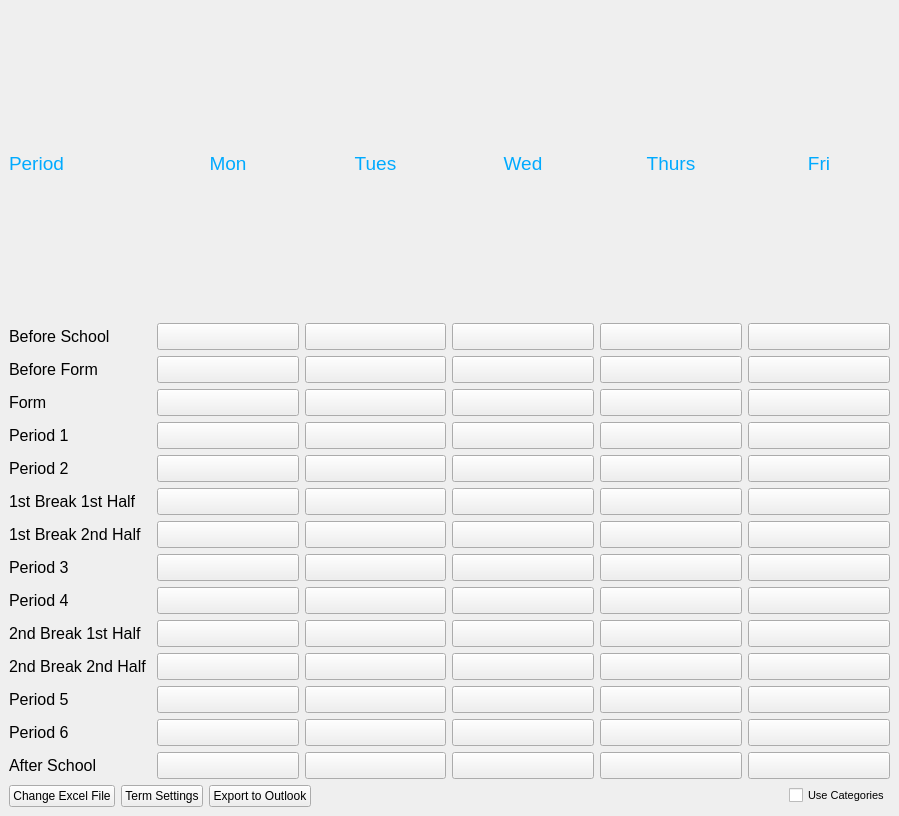
<?xml version="1.0" encoding="UTF-8"?>
<ui version="4.0">
 <class>MainWindow</class>
 <widget class="QMainWindow" name="MainWindow">
  <property name="geometry">
   <rect>
    <x>0</x>
    <y>0</y>
    <width>899</width>
    <height>816</height>
   </rect>
  </property>
  <property name="windowTitle">
   <string>Time Tabler to Outlook</string>
  </property>
  <widget class="QWidget" name="centralwidget">
   <layout class="QGridLayout" name="gridLayout">
    <item row="0" column="0">
     <layout class="QVBoxLayout" name="verticalLayout">
      <item>
       <layout class="QHBoxLayout" name="horizontalLayout">
        <item>
         <widget class="QLabel" name="period_lb">
          <property name="font">
           <font>
            <family>MS Shell Dlg 2</family>
            <pointsize>14</pointsize>
            <weight>9</weight>
            <italic>false</italic>
            <bold>false</bold>
           </font>
          </property>
          <property name="styleSheet">
           <string notr="true">font: 75 14pt &quot;MS Shell Dlg 2&quot;;
color: rgb(0, 170, 255);</string>
          </property>
          <property name="text">
           <string>Period</string>
          </property>
         </widget>
        </item>
        <item>
         <widget class="QLabel" name="mon_lb">
          <property name="font">
           <font>
            <family>MS Shell Dlg 2</family>
            <pointsize>14</pointsize>
            <weight>9</weight>
            <italic>false</italic>
            <bold>false</bold>
           </font>
          </property>
          <property name="styleSheet">
           <string notr="true">font: 75 14pt &quot;MS Shell Dlg 2&quot;;
color: rgb(0, 170, 255);</string>
          </property>
          <property name="text">
           <string>Mon</string>
          </property>
          <property name="alignment">
           <set>Qt::AlignCenter</set>
          </property>
         </widget>
        </item>
        <item>
         <widget class="QLabel" name="tues_lb">
          <property name="font">
           <font>
            <family>MS Shell Dlg 2</family>
            <pointsize>14</pointsize>
            <weight>9</weight>
            <italic>false</italic>
            <bold>false</bold>
           </font>
          </property>
          <property name="styleSheet">
           <string notr="true">font: 75 14pt &quot;MS Shell Dlg 2&quot;;
color: rgb(0, 170, 255);</string>
          </property>
          <property name="text">
           <string>Tues</string>
          </property>
          <property name="alignment">
           <set>Qt::AlignCenter</set>
          </property>
         </widget>
        </item>
        <item>
         <widget class="QLabel" name="wed_lb">
          <property name="font">
           <font>
            <family>MS Shell Dlg 2</family>
            <pointsize>14</pointsize>
            <weight>9</weight>
            <italic>false</italic>
            <bold>false</bold>
           </font>
          </property>
          <property name="styleSheet">
           <string notr="true">font: 75 14pt &quot;MS Shell Dlg 2&quot;;
color: rgb(0, 170, 255);</string>
          </property>
          <property name="text">
           <string>Wed</string>
          </property>
          <property name="alignment">
           <set>Qt::AlignCenter</set>
          </property>
         </widget>
        </item>
        <item>
         <widget class="QLabel" name="thurs_lb">
          <property name="font">
           <font>
            <family>MS Shell Dlg 2</family>
            <pointsize>14</pointsize>
            <weight>9</weight>
            <italic>false</italic>
            <bold>false</bold>
           </font>
          </property>
          <property name="styleSheet">
           <string notr="true">font: 75 14pt &quot;MS Shell Dlg 2&quot;;
color: rgb(0, 170, 255);</string>
          </property>
          <property name="text">
           <string>Thurs</string>
          </property>
          <property name="alignment">
           <set>Qt::AlignCenter</set>
          </property>
         </widget>
        </item>
        <item>
         <widget class="QLabel" name="fri_lb">
          <property name="font">
           <font>
            <family>MS Shell Dlg 2</family>
            <pointsize>14</pointsize>
            <weight>9</weight>
            <italic>false</italic>
            <bold>false</bold>
           </font>
          </property>
          <property name="styleSheet">
           <string notr="true">font: 75 14pt &quot;MS Shell Dlg 2&quot;;
color: rgb(0, 170, 255);</string>
          </property>
          <property name="text">
           <string>Fri</string>
          </property>
          <property name="alignment">
           <set>Qt::AlignCenter</set>
          </property>
         </widget>
        </item>
       </layout>
      </item>
      <item>
       <layout class="QHBoxLayout" name="horizontalLayout_5">
        <item>
         <widget class="QLabel" name="bs_lb">
          <property name="font">
           <font>
            <pointsize>12</pointsize>
           </font>
          </property>
          <property name="text">
           <string>Before School</string>
          </property>
         </widget>
        </item>
        <item>
         <widget class="QPushButton" name="mon_bs_btn">
          <property name="font">
           <font>
            <pointsize>12</pointsize>
           </font>
          </property>
          <property name="text">
           <string/>
          </property>
          <property name="flat">
           <bool>false</bool>
          </property>
         </widget>
        </item>
        <item>
         <widget class="QPushButton" name="tues_bs_btn">
          <property name="font">
           <font>
            <pointsize>12</pointsize>
           </font>
          </property>
          <property name="text">
           <string/>
          </property>
          <property name="flat">
           <bool>false</bool>
          </property>
         </widget>
        </item>
        <item>
         <widget class="QPushButton" name="wed_bs_btn">
          <property name="font">
           <font>
            <pointsize>12</pointsize>
           </font>
          </property>
          <property name="text">
           <string/>
          </property>
          <property name="flat">
           <bool>false</bool>
          </property>
         </widget>
        </item>
        <item>
         <widget class="QPushButton" name="thurs_bs_btn">
          <property name="font">
           <font>
            <pointsize>12</pointsize>
           </font>
          </property>
          <property name="text">
           <string/>
          </property>
          <property name="flat">
           <bool>false</bool>
          </property>
         </widget>
        </item>
        <item>
         <widget class="QPushButton" name="fri_bs_btn">
          <property name="font">
           <font>
            <pointsize>12</pointsize>
           </font>
          </property>
          <property name="text">
           <string/>
          </property>
          <property name="flat">
           <bool>false</bool>
          </property>
         </widget>
        </item>
       </layout>
      </item>
      <item>
       <layout class="QHBoxLayout" name="horizontalLayout_6">
        <item>
         <widget class="QLabel" name="bf_lb">
          <property name="font">
           <font>
            <pointsize>12</pointsize>
           </font>
          </property>
          <property name="text">
           <string>Before Form</string>
          </property>
         </widget>
        </item>
        <item>
         <widget class="QPushButton" name="mon_bf_btn">
          <property name="font">
           <font>
            <pointsize>12</pointsize>
           </font>
          </property>
          <property name="text">
           <string/>
          </property>
          <property name="flat">
           <bool>false</bool>
          </property>
         </widget>
        </item>
        <item>
         <widget class="QPushButton" name="tues_bf_btn">
          <property name="font">
           <font>
            <pointsize>12</pointsize>
           </font>
          </property>
          <property name="text">
           <string/>
          </property>
          <property name="flat">
           <bool>false</bool>
          </property>
         </widget>
        </item>
        <item>
         <widget class="QPushButton" name="wed_bf_btn">
          <property name="font">
           <font>
            <pointsize>12</pointsize>
           </font>
          </property>
          <property name="text">
           <string/>
          </property>
          <property name="flat">
           <bool>false</bool>
          </property>
         </widget>
        </item>
        <item>
         <widget class="QPushButton" name="thurs_bf_btn">
          <property name="font">
           <font>
            <pointsize>12</pointsize>
           </font>
          </property>
          <property name="text">
           <string/>
          </property>
          <property name="flat">
           <bool>false</bool>
          </property>
         </widget>
        </item>
        <item>
         <widget class="QPushButton" name="fri_bf_btn">
          <property name="font">
           <font>
            <pointsize>12</pointsize>
           </font>
          </property>
          <property name="text">
           <string/>
          </property>
          <property name="flat">
           <bool>false</bool>
          </property>
         </widget>
        </item>
       </layout>
      </item>
      <item>
       <layout class="QHBoxLayout" name="horizontalLayout_19">
        <item>
         <widget class="QLabel" name="f_lb">
          <property name="font">
           <font>
            <pointsize>12</pointsize>
           </font>
          </property>
          <property name="text">
           <string>Form</string>
          </property>
         </widget>
        </item>
        <item>
         <widget class="QPushButton" name="mon_f_btn">
          <property name="font">
           <font>
            <pointsize>12</pointsize>
           </font>
          </property>
          <property name="text">
           <string/>
          </property>
          <property name="flat">
           <bool>false</bool>
          </property>
         </widget>
        </item>
        <item>
         <widget class="QPushButton" name="tues_f_btn">
          <property name="font">
           <font>
            <pointsize>12</pointsize>
           </font>
          </property>
          <property name="text">
           <string/>
          </property>
          <property name="flat">
           <bool>false</bool>
          </property>
         </widget>
        </item>
        <item>
         <widget class="QPushButton" name="wed_f_btn">
          <property name="font">
           <font>
            <pointsize>12</pointsize>
           </font>
          </property>
          <property name="text">
           <string/>
          </property>
          <property name="flat">
           <bool>false</bool>
          </property>
         </widget>
        </item>
        <item>
         <widget class="QPushButton" name="thurs_f_btn">
          <property name="font">
           <font>
            <pointsize>12</pointsize>
           </font>
          </property>
          <property name="text">
           <string/>
          </property>
          <property name="flat">
           <bool>false</bool>
          </property>
         </widget>
        </item>
        <item>
         <widget class="QPushButton" name="fri_f_btn">
          <property name="font">
           <font>
            <pointsize>12</pointsize>
           </font>
          </property>
          <property name="text">
           <string/>
          </property>
          <property name="flat">
           <bool>false</bool>
          </property>
         </widget>
        </item>
       </layout>
      </item>
      <item>
       <layout class="QHBoxLayout" name="horizontalLayout_7">
        <item>
         <widget class="QLabel" name="p1_lb">
          <property name="font">
           <font>
            <pointsize>12</pointsize>
           </font>
          </property>
          <property name="text">
           <string>Period 1</string>
          </property>
         </widget>
        </item>
        <item>
         <widget class="QPushButton" name="mon_p1_btn">
          <property name="font">
           <font>
            <pointsize>12</pointsize>
           </font>
          </property>
          <property name="text">
           <string/>
          </property>
          <property name="flat">
           <bool>false</bool>
          </property>
         </widget>
        </item>
        <item>
         <widget class="QPushButton" name="tues_p1_btn">
          <property name="font">
           <font>
            <pointsize>12</pointsize>
           </font>
          </property>
          <property name="text">
           <string/>
          </property>
          <property name="flat">
           <bool>false</bool>
          </property>
         </widget>
        </item>
        <item>
         <widget class="QPushButton" name="wed_p1_btn">
          <property name="font">
           <font>
            <pointsize>12</pointsize>
           </font>
          </property>
          <property name="text">
           <string/>
          </property>
          <property name="flat">
           <bool>false</bool>
          </property>
         </widget>
        </item>
        <item>
         <widget class="QPushButton" name="thurs_p1_btn">
          <property name="font">
           <font>
            <pointsize>12</pointsize>
           </font>
          </property>
          <property name="text">
           <string/>
          </property>
          <property name="flat">
           <bool>false</bool>
          </property>
         </widget>
        </item>
        <item>
         <widget class="QPushButton" name="fri_p1_btn">
          <property name="font">
           <font>
            <pointsize>12</pointsize>
           </font>
          </property>
          <property name="text">
           <string/>
          </property>
          <property name="flat">
           <bool>false</bool>
          </property>
         </widget>
        </item>
       </layout>
      </item>
      <item>
       <layout class="QHBoxLayout" name="horizontalLayout_8">
        <item>
         <widget class="QLabel" name="p2_lb">
          <property name="font">
           <font>
            <pointsize>12</pointsize>
           </font>
          </property>
          <property name="text">
           <string>Period 2</string>
          </property>
         </widget>
        </item>
        <item>
         <widget class="QPushButton" name="mon_p2_btn">
          <property name="font">
           <font>
            <pointsize>12</pointsize>
           </font>
          </property>
          <property name="text">
           <string/>
          </property>
          <property name="flat">
           <bool>false</bool>
          </property>
         </widget>
        </item>
        <item>
         <widget class="QPushButton" name="tues_p2_btn">
          <property name="font">
           <font>
            <pointsize>12</pointsize>
           </font>
          </property>
          <property name="text">
           <string/>
          </property>
          <property name="flat">
           <bool>false</bool>
          </property>
         </widget>
        </item>
        <item>
         <widget class="QPushButton" name="wed_p2_btn">
          <property name="font">
           <font>
            <pointsize>12</pointsize>
           </font>
          </property>
          <property name="text">
           <string/>
          </property>
          <property name="flat">
           <bool>false</bool>
          </property>
         </widget>
        </item>
        <item>
         <widget class="QPushButton" name="thurs_p2_btn">
          <property name="font">
           <font>
            <pointsize>12</pointsize>
           </font>
          </property>
          <property name="text">
           <string/>
          </property>
          <property name="flat">
           <bool>false</bool>
          </property>
         </widget>
        </item>
        <item>
         <widget class="QPushButton" name="fri_p2_btn">
          <property name="font">
           <font>
            <pointsize>12</pointsize>
           </font>
          </property>
          <property name="text">
           <string/>
          </property>
          <property name="flat">
           <bool>false</bool>
          </property>
         </widget>
        </item>
       </layout>
      </item>
      <item>
       <layout class="QHBoxLayout" name="horizontalLayout_9">
        <item>
         <widget class="QLabel" name="fbfh_lb">
          <property name="font">
           <font>
            <pointsize>12</pointsize>
           </font>
          </property>
          <property name="text">
           <string>1st Break 1st Half</string>
          </property>
         </widget>
        </item>
        <item>
         <widget class="QPushButton" name="mon_fbfh_btn">
          <property name="font">
           <font>
            <pointsize>12</pointsize>
           </font>
          </property>
          <property name="text">
           <string/>
          </property>
          <property name="flat">
           <bool>false</bool>
          </property>
         </widget>
        </item>
        <item>
         <widget class="QPushButton" name="tues_fbfh_btn">
          <property name="font">
           <font>
            <pointsize>12</pointsize>
           </font>
          </property>
          <property name="text">
           <string/>
          </property>
          <property name="flat">
           <bool>false</bool>
          </property>
         </widget>
        </item>
        <item>
         <widget class="QPushButton" name="wed_fbfh_btn">
          <property name="font">
           <font>
            <pointsize>12</pointsize>
           </font>
          </property>
          <property name="text">
           <string/>
          </property>
          <property name="flat">
           <bool>false</bool>
          </property>
         </widget>
        </item>
        <item>
         <widget class="QPushButton" name="thurs_fbfh_btn">
          <property name="font">
           <font>
            <pointsize>12</pointsize>
           </font>
          </property>
          <property name="text">
           <string/>
          </property>
          <property name="flat">
           <bool>false</bool>
          </property>
         </widget>
        </item>
        <item>
         <widget class="QPushButton" name="fri_fbfh_btn">
          <property name="font">
           <font>
            <pointsize>12</pointsize>
           </font>
          </property>
          <property name="text">
           <string/>
          </property>
          <property name="flat">
           <bool>false</bool>
          </property>
         </widget>
        </item>
       </layout>
      </item>
      <item>
       <layout class="QHBoxLayout" name="horizontalLayout_10">
        <item>
         <widget class="QLabel" name="fbsh_lb_2">
          <property name="font">
           <font>
            <pointsize>12</pointsize>
           </font>
          </property>
          <property name="text">
           <string>1st Break 2nd Half</string>
          </property>
         </widget>
        </item>
        <item>
         <widget class="QPushButton" name="mon_fbsh_btn">
          <property name="font">
           <font>
            <pointsize>12</pointsize>
           </font>
          </property>
          <property name="text">
           <string/>
          </property>
          <property name="flat">
           <bool>false</bool>
          </property>
         </widget>
        </item>
        <item>
         <widget class="QPushButton" name="tues_fbsh_btn">
          <property name="font">
           <font>
            <pointsize>12</pointsize>
           </font>
          </property>
          <property name="text">
           <string/>
          </property>
          <property name="flat">
           <bool>false</bool>
          </property>
         </widget>
        </item>
        <item>
         <widget class="QPushButton" name="wed_fbsh_btn">
          <property name="font">
           <font>
            <pointsize>12</pointsize>
           </font>
          </property>
          <property name="text">
           <string/>
          </property>
          <property name="flat">
           <bool>false</bool>
          </property>
         </widget>
        </item>
        <item>
         <widget class="QPushButton" name="thurs_fbsh_btn">
          <property name="font">
           <font>
            <pointsize>12</pointsize>
           </font>
          </property>
          <property name="text">
           <string/>
          </property>
          <property name="flat">
           <bool>false</bool>
          </property>
         </widget>
        </item>
        <item>
         <widget class="QPushButton" name="fri_fbsh_btn">
          <property name="font">
           <font>
            <pointsize>12</pointsize>
           </font>
          </property>
          <property name="text">
           <string/>
          </property>
          <property name="flat">
           <bool>false</bool>
          </property>
         </widget>
        </item>
       </layout>
      </item>
      <item>
       <layout class="QHBoxLayout" name="horizontalLayout_11">
        <item>
         <widget class="QLabel" name="p3_lb">
          <property name="font">
           <font>
            <pointsize>12</pointsize>
           </font>
          </property>
          <property name="text">
           <string>Period 3</string>
          </property>
         </widget>
        </item>
        <item>
         <widget class="QPushButton" name="mon_p3_btn">
          <property name="font">
           <font>
            <pointsize>12</pointsize>
           </font>
          </property>
          <property name="text">
           <string/>
          </property>
          <property name="flat">
           <bool>false</bool>
          </property>
         </widget>
        </item>
        <item>
         <widget class="QPushButton" name="tues_p3_btn">
          <property name="font">
           <font>
            <pointsize>12</pointsize>
           </font>
          </property>
          <property name="text">
           <string/>
          </property>
          <property name="flat">
           <bool>false</bool>
          </property>
         </widget>
        </item>
        <item>
         <widget class="QPushButton" name="wed_p3_btn">
          <property name="font">
           <font>
            <pointsize>12</pointsize>
           </font>
          </property>
          <property name="text">
           <string/>
          </property>
          <property name="flat">
           <bool>false</bool>
          </property>
         </widget>
        </item>
        <item>
         <widget class="QPushButton" name="thurs_p3_btn">
          <property name="font">
           <font>
            <pointsize>12</pointsize>
           </font>
          </property>
          <property name="text">
           <string/>
          </property>
          <property name="flat">
           <bool>false</bool>
          </property>
         </widget>
        </item>
        <item>
         <widget class="QPushButton" name="fri_p3_btn">
          <property name="font">
           <font>
            <pointsize>12</pointsize>
           </font>
          </property>
          <property name="text">
           <string/>
          </property>
          <property name="flat">
           <bool>false</bool>
          </property>
         </widget>
        </item>
       </layout>
      </item>
      <item>
       <layout class="QHBoxLayout" name="horizontalLayout_12">
        <item>
         <widget class="QLabel" name="p4_lb">
          <property name="font">
           <font>
            <pointsize>12</pointsize>
           </font>
          </property>
          <property name="text">
           <string>Period 4</string>
          </property>
         </widget>
        </item>
        <item>
         <widget class="QPushButton" name="mon_p4_btn">
          <property name="font">
           <font>
            <pointsize>12</pointsize>
           </font>
          </property>
          <property name="text">
           <string/>
          </property>
          <property name="flat">
           <bool>false</bool>
          </property>
         </widget>
        </item>
        <item>
         <widget class="QPushButton" name="tues_p4_btn">
          <property name="font">
           <font>
            <pointsize>12</pointsize>
           </font>
          </property>
          <property name="text">
           <string/>
          </property>
          <property name="flat">
           <bool>false</bool>
          </property>
         </widget>
        </item>
        <item>
         <widget class="QPushButton" name="wed_p4_btn">
          <property name="font">
           <font>
            <pointsize>12</pointsize>
           </font>
          </property>
          <property name="text">
           <string/>
          </property>
          <property name="flat">
           <bool>false</bool>
          </property>
         </widget>
        </item>
        <item>
         <widget class="QPushButton" name="thurs_p4_btn">
          <property name="font">
           <font>
            <pointsize>12</pointsize>
           </font>
          </property>
          <property name="text">
           <string/>
          </property>
          <property name="flat">
           <bool>false</bool>
          </property>
         </widget>
        </item>
        <item>
         <widget class="QPushButton" name="fri_p4_btn">
          <property name="font">
           <font>
            <pointsize>12</pointsize>
           </font>
          </property>
          <property name="text">
           <string/>
          </property>
          <property name="flat">
           <bool>false</bool>
          </property>
         </widget>
        </item>
       </layout>
      </item>
      <item>
       <layout class="QHBoxLayout" name="horizontalLayout_13">
        <item>
         <widget class="QLabel" name="sbfh_lb">
          <property name="font">
           <font>
            <pointsize>12</pointsize>
           </font>
          </property>
          <property name="text">
           <string>2nd Break 1st Half</string>
          </property>
         </widget>
        </item>
        <item>
         <widget class="QPushButton" name="mon_sbfh_btn">
          <property name="font">
           <font>
            <pointsize>12</pointsize>
           </font>
          </property>
          <property name="text">
           <string/>
          </property>
          <property name="flat">
           <bool>false</bool>
          </property>
         </widget>
        </item>
        <item>
         <widget class="QPushButton" name="tues_sbfh_btn">
          <property name="font">
           <font>
            <pointsize>12</pointsize>
           </font>
          </property>
          <property name="text">
           <string/>
          </property>
          <property name="flat">
           <bool>false</bool>
          </property>
         </widget>
        </item>
        <item>
         <widget class="QPushButton" name="wed_sbfh_btn">
          <property name="font">
           <font>
            <pointsize>12</pointsize>
           </font>
          </property>
          <property name="text">
           <string/>
          </property>
          <property name="flat">
           <bool>false</bool>
          </property>
         </widget>
        </item>
        <item>
         <widget class="QPushButton" name="thurs_sbfh_btn">
          <property name="font">
           <font>
            <pointsize>12</pointsize>
           </font>
          </property>
          <property name="text">
           <string/>
          </property>
          <property name="flat">
           <bool>false</bool>
          </property>
         </widget>
        </item>
        <item>
         <widget class="QPushButton" name="fri_sbfh_btn">
          <property name="font">
           <font>
            <pointsize>12</pointsize>
           </font>
          </property>
          <property name="text">
           <string/>
          </property>
          <property name="flat">
           <bool>false</bool>
          </property>
         </widget>
        </item>
       </layout>
      </item>
      <item>
       <layout class="QHBoxLayout" name="horizontalLayout_14">
        <item>
         <widget class="QLabel" name="sbsh_lb">
          <property name="font">
           <font>
            <pointsize>12</pointsize>
           </font>
          </property>
          <property name="text">
           <string>2nd Break 2nd Half</string>
          </property>
         </widget>
        </item>
        <item>
         <widget class="QPushButton" name="mon_sbsh_btn">
          <property name="font">
           <font>
            <pointsize>12</pointsize>
           </font>
          </property>
          <property name="text">
           <string/>
          </property>
          <property name="flat">
           <bool>false</bool>
          </property>
         </widget>
        </item>
        <item>
         <widget class="QPushButton" name="tues_sbsh_btn">
          <property name="font">
           <font>
            <pointsize>12</pointsize>
           </font>
          </property>
          <property name="text">
           <string/>
          </property>
          <property name="flat">
           <bool>false</bool>
          </property>
         </widget>
        </item>
        <item>
         <widget class="QPushButton" name="wed_sbsh_btn">
          <property name="font">
           <font>
            <pointsize>12</pointsize>
           </font>
          </property>
          <property name="text">
           <string/>
          </property>
          <property name="flat">
           <bool>false</bool>
          </property>
         </widget>
        </item>
        <item>
         <widget class="QPushButton" name="thurs_sbsh_btn">
          <property name="font">
           <font>
            <pointsize>12</pointsize>
           </font>
          </property>
          <property name="text">
           <string/>
          </property>
          <property name="flat">
           <bool>false</bool>
          </property>
         </widget>
        </item>
        <item>
         <widget class="QPushButton" name="fri_sbsh_btn">
          <property name="font">
           <font>
            <pointsize>12</pointsize>
           </font>
          </property>
          <property name="text">
           <string/>
          </property>
          <property name="flat">
           <bool>false</bool>
          </property>
         </widget>
        </item>
       </layout>
      </item>
      <item>
       <layout class="QHBoxLayout" name="horizontalLayout_15">
        <item>
         <widget class="QLabel" name="p5_lb">
          <property name="font">
           <font>
            <pointsize>12</pointsize>
           </font>
          </property>
          <property name="text">
           <string>Period 5</string>
          </property>
         </widget>
        </item>
        <item>
         <widget class="QPushButton" name="mon_p5_btn">
          <property name="font">
           <font>
            <pointsize>12</pointsize>
           </font>
          </property>
          <property name="text">
           <string/>
          </property>
          <property name="flat">
           <bool>false</bool>
          </property>
         </widget>
        </item>
        <item>
         <widget class="QPushButton" name="tues_p5_btn">
          <property name="font">
           <font>
            <pointsize>12</pointsize>
           </font>
          </property>
          <property name="text">
           <string/>
          </property>
          <property name="flat">
           <bool>false</bool>
          </property>
         </widget>
        </item>
        <item>
         <widget class="QPushButton" name="wed_p5_btn">
          <property name="font">
           <font>
            <pointsize>12</pointsize>
           </font>
          </property>
          <property name="text">
           <string/>
          </property>
          <property name="flat">
           <bool>false</bool>
          </property>
         </widget>
        </item>
        <item>
         <widget class="QPushButton" name="thurs_p5_btn">
          <property name="font">
           <font>
            <pointsize>12</pointsize>
           </font>
          </property>
          <property name="text">
           <string/>
          </property>
          <property name="flat">
           <bool>false</bool>
          </property>
         </widget>
        </item>
        <item>
         <widget class="QPushButton" name="fri_p5_btn">
          <property name="font">
           <font>
            <pointsize>12</pointsize>
           </font>
          </property>
          <property name="text">
           <string/>
          </property>
          <property name="flat">
           <bool>false</bool>
          </property>
         </widget>
        </item>
       </layout>
      </item>
      <item>
       <layout class="QHBoxLayout" name="horizontalLayout_17">
        <item>
         <widget class="QLabel" name="p6_lb">
          <property name="font">
           <font>
            <pointsize>12</pointsize>
           </font>
          </property>
          <property name="text">
           <string>Period 6</string>
          </property>
         </widget>
        </item>
        <item>
         <widget class="QPushButton" name="mon_p6_btn">
          <property name="font">
           <font>
            <pointsize>12</pointsize>
           </font>
          </property>
          <property name="text">
           <string/>
          </property>
          <property name="flat">
           <bool>false</bool>
          </property>
         </widget>
        </item>
        <item>
         <widget class="QPushButton" name="tues_p6_btn">
          <property name="font">
           <font>
            <pointsize>12</pointsize>
           </font>
          </property>
          <property name="text">
           <string/>
          </property>
          <property name="flat">
           <bool>false</bool>
          </property>
         </widget>
        </item>
        <item>
         <widget class="QPushButton" name="wed_p6_btn">
          <property name="font">
           <font>
            <pointsize>12</pointsize>
           </font>
          </property>
          <property name="text">
           <string/>
          </property>
          <property name="flat">
           <bool>false</bool>
          </property>
         </widget>
        </item>
        <item>
         <widget class="QPushButton" name="thurs_p6_btn">
          <property name="font">
           <font>
            <pointsize>12</pointsize>
           </font>
          </property>
          <property name="text">
           <string/>
          </property>
          <property name="flat">
           <bool>false</bool>
          </property>
         </widget>
        </item>
        <item>
         <widget class="QPushButton" name="fri_p6_btn">
          <property name="font">
           <font>
            <pointsize>12</pointsize>
           </font>
          </property>
          <property name="text">
           <string/>
          </property>
          <property name="flat">
           <bool>false</bool>
          </property>
         </widget>
        </item>
       </layout>
      </item>
      <item>
       <layout class="QHBoxLayout" name="horizontalLayout_18">
        <item>
         <widget class="QLabel" name="as_lb">
          <property name="font">
           <font>
            <pointsize>12</pointsize>
           </font>
          </property>
          <property name="text">
           <string>After School</string>
          </property>
         </widget>
        </item>
        <item>
         <widget class="QPushButton" name="mon_as_btn">
          <property name="font">
           <font>
            <pointsize>12</pointsize>
           </font>
          </property>
          <property name="text">
           <string/>
          </property>
          <property name="flat">
           <bool>false</bool>
          </property>
         </widget>
        </item>
        <item>
         <widget class="QPushButton" name="tues_as_btn">
          <property name="font">
           <font>
            <pointsize>12</pointsize>
           </font>
          </property>
          <property name="text">
           <string/>
          </property>
          <property name="flat">
           <bool>false</bool>
          </property>
         </widget>
        </item>
        <item>
         <widget class="QPushButton" name="wed_as_btn">
          <property name="font">
           <font>
            <pointsize>12</pointsize>
           </font>
          </property>
          <property name="text">
           <string/>
          </property>
          <property name="flat">
           <bool>false</bool>
          </property>
         </widget>
        </item>
        <item>
         <widget class="QPushButton" name="thurs_as_btn">
          <property name="font">
           <font>
            <pointsize>12</pointsize>
           </font>
          </property>
          <property name="text">
           <string/>
          </property>
          <property name="flat">
           <bool>false</bool>
          </property>
         </widget>
        </item>
        <item>
         <widget class="QPushButton" name="fri_as_btn">
          <property name="font">
           <font>
            <pointsize>12</pointsize>
           </font>
          </property>
          <property name="text">
           <string/>
          </property>
          <property name="flat">
           <bool>false</bool>
          </property>
         </widget>
        </item>
       </layout>
      </item>
      <item>
       <layout class="QHBoxLayout" name="horizontalLayout_2">
        <item>
         <widget class="QPushButton" name="excel_btn">
          <property name="text">
           <string>Change Excel File</string>
          </property>
         </widget>
        </item>
        <item>
         <widget class="QPushButton" name="term_settings_btn">
          <property name="text">
           <string>Term Settings</string>
          </property>
         </widget>
        </item>
        <item>
         <widget class="QPushButton" name="write_btn">
          <property name="toolTip">
           <string>Send lessons to Outllook Calendar</string>
          </property>
          <property name="text">
           <string>Export to Outlook</string>
          </property>
         </widget>
        </item>
        <item>
         <spacer name="horizontalSpacer">
          <property name="orientation">
           <enum>Qt::Horizontal</enum>
          </property>
          <property name="sizeHint" stdset="0">
           <size>
            <width>40</width>
            <height>20</height>
           </size>
          </property>
         </spacer>
        </item>
        <item>
         <widget class="QCheckBox" name="categories_ck">
          <property name="font">
           <font>
            <pointsize>8</pointsize>
           </font>
          </property>
          <property name="text">
           <string>Use Categories</string>
          </property>
         </widget>
        </item>
       </layout>
      </item>
     </layout>
    </item>
   </layout>
  </widget>
 </widget>
 <resources/>
 <connections/>
</ui>
